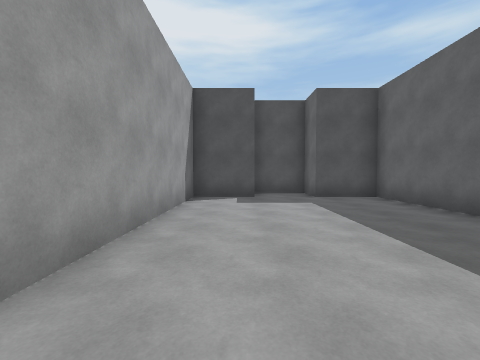
View 1 (above)

16 first-person views from a walk through a 3-D level made in the Unity game engine. The camera is 1.4 m above the floor, tilts 2° down and sees 90° across. The floor is counted in squares, 1.8 m on a side. Each view is taken from the middle of a square. On the plan, view 1 faces up. The plan holds only what a view shows up to about 9 squares ahead; the rest is blank. The player is left out.

View 2
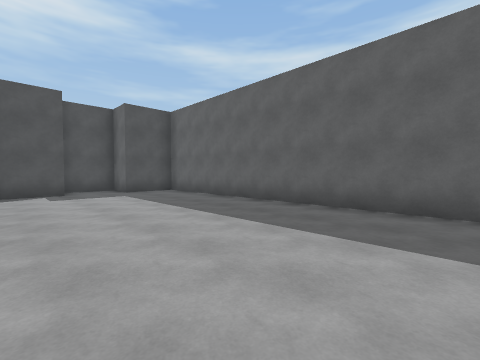

View 3
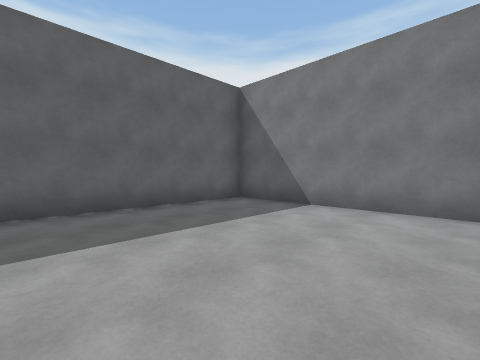

View 4
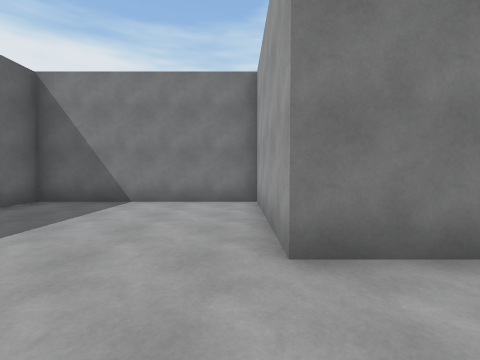

View 5
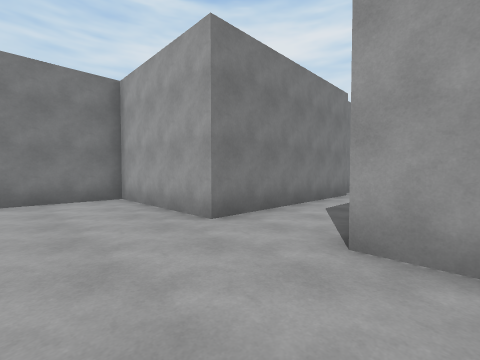

View 6
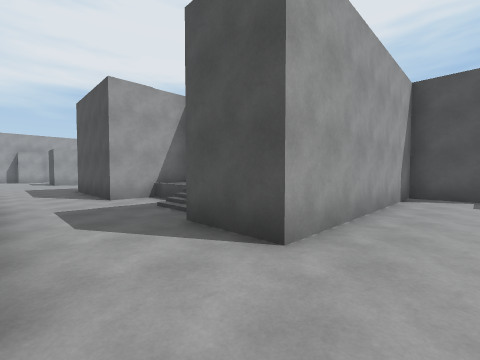

View 7
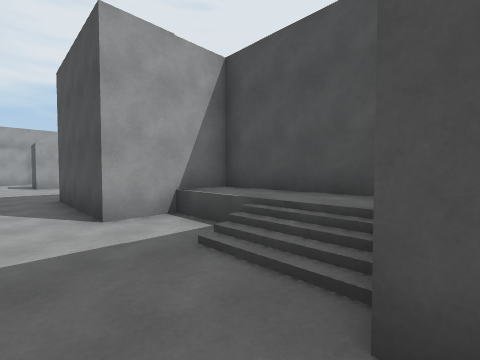

View 8
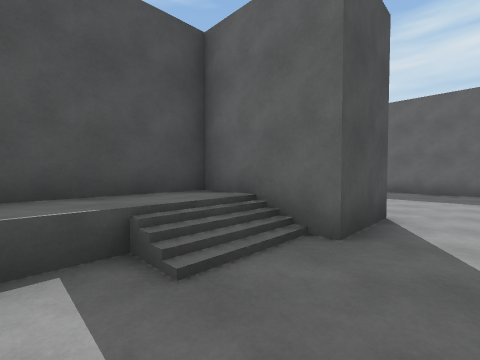

View 9
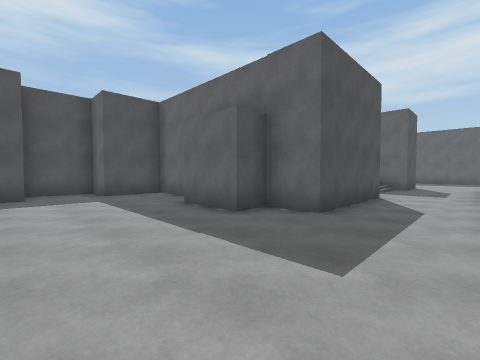

View 10
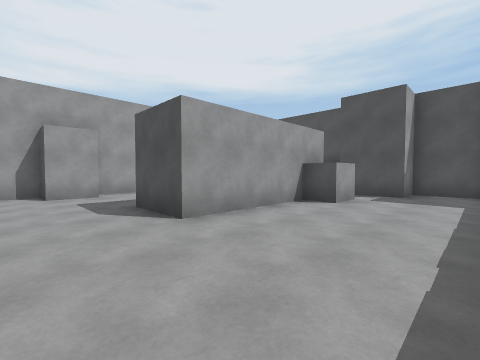

View 11
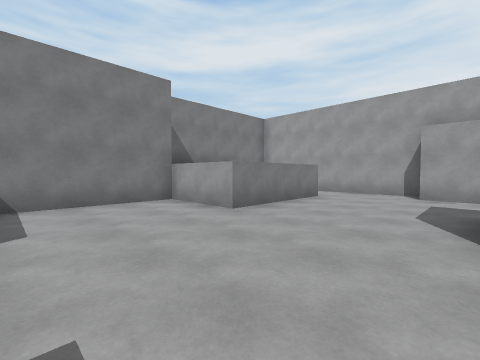

View 12
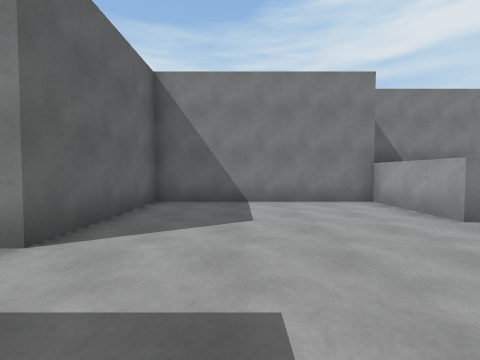

View 13
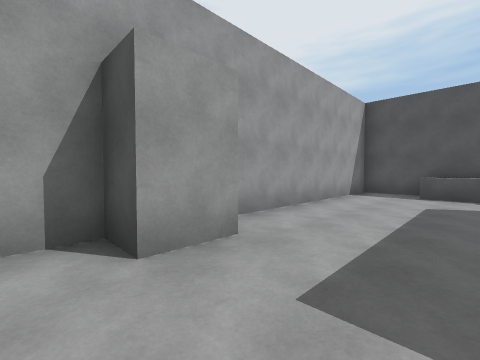

View 14
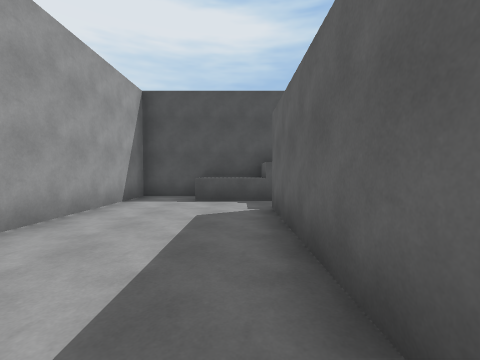

View 15
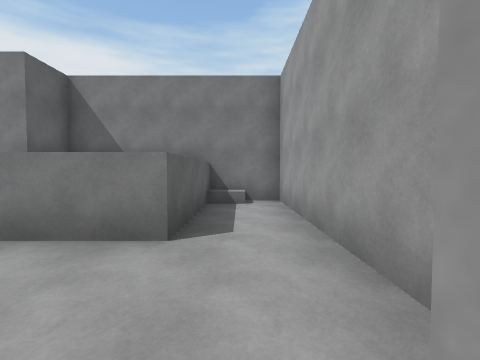

View 16
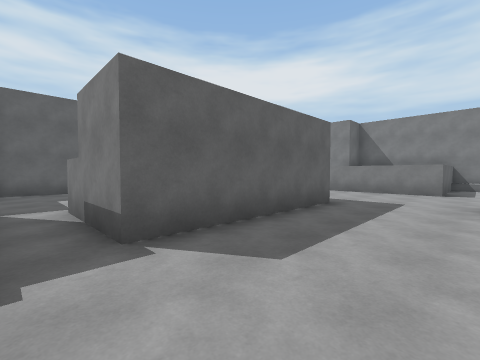

### Floor plan
Key: @ floor where view 1 was taken; # wall or solid block; . main floor; : floor 0.75 m higher than the main floor; / step, stairs or slope; ^ raised ledge.
Columns run from 22 left of view 1 to 5 right of it. Each row starts with its distance up from view 1.
  9 #####  ####           ####
  8 #.^^####..###       ###..###
  7 #...........#       #......#
  6 #...###.....#       #......#
  5 #...###.....#       #......#
  4 #...##.....##  ######......#
  3 #...##.....##  #:::##......#
  2 #...##......# ##.//##......#
  1 #...##......###....##......#
  0 #.....................@....#
 -1 #..............######......#
 -2 #...........####    #......#
 -3 #.^^^^......#       #......#
 -4 #.^  ^......#       #......#
 -5 #.^  ^......#       #......#
 -6 #/^   #######       ########
 -7 #####

Positions as (right, up) in squares from view 1, and headings:
1: (0, 0), facing up
2: (-1, -2), facing up-right
3: (-1, 0), facing down-right
4: (-1, 1), facing down
5: (1, 2), facing down-left
6: (0, -1), facing up-left
7: (-3, 0), facing up-left
8: (-6, 0), facing up-right
9: (-15, -1), facing up-right
10: (-13, -1), facing up-left
11: (-13, 1), facing down-left
12: (-13, 1), facing down
13: (-19, -1), facing up-left
14: (-19, 1), facing up
15: (-21, 0), facing down
16: (-21, 7), facing down-right
